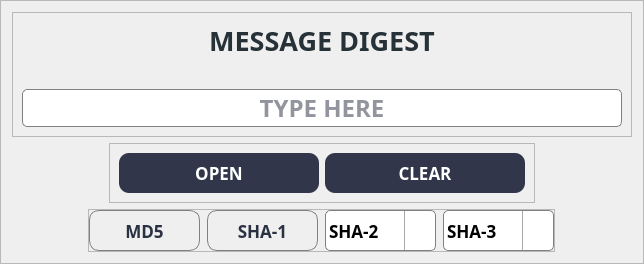
                       <widget class="QFrame" name="frame_9">
                        <property name="maximumSize">
                         <size>
                          <width>1050</width>
                          <height>300</height>
                         </size>
                        </property>
                        <property name="baseSize">
                         <size>
                          <width>1050</width>
                          <height>300</height>
                         </size>
                        </property>
                        <property name="styleSheet">
                         <string notr="true"/>
                        </property>
                        <property name="frameShape">
                         <enum>QFrame::StyledPanel</enum>
                        </property>
                        <property name="frameShadow">
                         <enum>QFrame::Raised</enum>
                        </property>
                        <layout class="QVBoxLayout" name="verticalLayout_20">
                         <item>
                          <widget class="QFrame" name="frame_11">
                           <property name="frameShape">
                            <enum>QFrame::StyledPanel</enum>
                           </property>
                           <property name="frameShadow">
                            <enum>QFrame::Raised</enum>
                           </property>
                           <layout class="QVBoxLayout" name="verticalLayout_21">
                            <property name="spacing">
                             <number>30</number>
                            </property>
                            <item alignment="Qt::AlignHCenter|Qt::AlignTop">
                             <widget class="QLabel" name="label_digest">
                              <property name="font">
                               <font>
                                <family>Bahnschrift SemiBold</family>
                                <pointsize>20</pointsize>
                                <weight>75</weight>
                                <bold>true</bold>
                               </font>
                              </property>
                              <property name="styleSheet">
                               <string notr="true">color: rgb(38, 50, 56);</string>
                              </property>
                              <property name="text">
                               <string>MESSAGE DIGEST</string>
                              </property>
                              <property name="alignment">
                               <set>Qt::AlignCenter</set>
                              </property>
                             </widget>
                            </item>
                            <item>
                             <widget class="QLineEdit" name="lineEdit_digest">
                              <property name="minimumSize">
                               <size>
                                <width>600</width>
                                <height>35</height>
                               </size>
                              </property>
                              <property name="font">
                               <font>
                                <family>Bahnschrift SemiBold</family>
                                <pointsize>18</pointsize>
                                <weight>75</weight>
                                <bold>true</bold>
                               </font>
                              </property>
                              <property name="styleSheet">
                               <string notr="true">QLineEdit {
  border: 1px solid gray;
  color: rgba(40,43,61,255);
  border-radius: 5px;
}

QLineEdit:hover {
  border: 2px solid;
  border-color: rgba(0,143,255,255);
}
QLineEdit:focus {
  border: 1px solid;
  border-color: rgba(88,199,141,255);
}
</string>
                              </property>
                              <property name="alignment">
                               <set>Qt::AlignCenter</set>
                              </property>
                              <property name="placeholderText">
                               <string>TYPE HERE</string>
                              </property>
                             </widget>
                            </item>
                           </layout>
                          </widget>
                         </item>
                         <item alignment="Qt::AlignHCenter">
                          <widget class="QFrame" name="frame_12">
                           <property name="frameShape">
                            <enum>QFrame::StyledPanel</enum>
                           </property>
                           <property name="frameShadow">
                            <enum>QFrame::Raised</enum>
                           </property>
                           <layout class="QHBoxLayout" name="horizontalLayout_8">
                            <item>
                             <widget class="QPushButton" name="btn_openDigest">
                              <property name="minimumSize">
                               <size>
                                <width>200</width>
                                <height>40</height>
                               </size>
                              </property>
                              <property name="maximumSize">
                               <size>
                                <width>200</width>
                                <height>40</height>
                               </size>
                              </property>
                              <property name="font">
                               <font>
                                <family>Bahnschrift SemiBold</family>
                                <pointsize>13</pointsize>
                                <weight>75</weight>
                                <bold>true</bold>
                               </font>
                              </property>
                              <property name="cursor">
                               <cursorShape>PointingHandCursor</cursorShape>
                              </property>
                              <property name="styleSheet">
                               <string notr="true"> QPushButton{
		background-color: rgba(50,54,74,255);
        border-radius: 10px;
		color: rgb(255, 255, 255);
		
    }
QPushButton:hover {
	 border-radius: 10px;
	 background-color: rgba(0,143,255,255);
}
QPushButton:pressed {
	background-color: rgb(120, 120, 120);
	color: rgb(255, 255, 255);
}
</string>
                              </property>
                              <property name="text">
                               <string>OPEN</string>
                              </property>
                              <property name="icon">
                               <iconset>
                                <normaloff>../icons/icon-folder.png</normaloff>../icons/icon-folder.png</iconset>
                              </property>
                              <property name="iconSize">
                               <size>
                                <width>30</width>
                                <height>30</height>
                               </size>
                              </property>
                             </widget>
                            </item>
                            <item>
                             <widget class="QPushButton" name="btn_clearDigest">
                              <property name="minimumSize">
                               <size>
                                <width>200</width>
                                <height>40</height>
                               </size>
                              </property>
                              <property name="maximumSize">
                               <size>
                                <width>200</width>
                                <height>40</height>
                               </size>
                              </property>
                              <property name="font">
                               <font>
                                <family>Bahnschrift SemiBold</family>
                                <pointsize>13</pointsize>
                                <weight>75</weight>
                                <bold>true</bold>
                               </font>
                              </property>
                              <property name="cursor">
                               <cursorShape>PointingHandCursor</cursorShape>
                              </property>
                              <property name="styleSheet">
                               <string notr="true"> QPushButton{
		background-color: rgba(50,54,74,255);
        border-radius: 10px;
		color: rgb(255, 255, 255);
 }
QPushButton:hover {
	 border-radius: 10px;
	 background-color: rgba(0,143,255,255);
}
QPushButton:pressed {
	background-color: rgb(120, 120, 120);
	color: rgb(255, 255, 255);
}
</string>
                              </property>
                              <property name="text">
                               <string>CLEAR</string>
                              </property>
                              <property name="icon">
                               <iconset>
                                <normaloff>../icons/icon-clear.png</normaloff>../icons/icon-clear.png</iconset>
                              </property>
                              <property name="iconSize">
                               <size>
                                <width>30</width>
                                <height>30</height>
                               </size>
                              </property>
                             </widget>
                            </item>
                           </layout>
                          </widget>
                         </item>
                         <item alignment="Qt::AlignHCenter">
                          <widget class="QFrame" name="frame_13">
                           <property name="frameShape">
                            <enum>QFrame::StyledPanel</enum>
                           </property>
                           <property name="frameShadow">
                            <enum>QFrame::Raised</enum>
                           </property>
                           <layout class="QHBoxLayout" name="horizontalLayout_9">
                            <property name="spacing">
                             <number>7</number>
                            </property>
                            <property name="leftMargin">
                             <number>0</number>
                            </property>
                            <property name="topMargin">
                             <number>0</number>
                            </property>
                            <property name="rightMargin">
                             <number>0</number>
                            </property>
                            <property name="bottomMargin">
                             <number>0</number>
                            </property>
                            <item>
                             <widget class="QPushButton" name="btn_md5">
                              <property name="minimumSize">
                               <size>
                                <width>111</width>
                                <height>41</height>
                               </size>
                              </property>
                              <property name="maximumSize">
                               <size>
                                <width>111</width>
                                <height>41</height>
                               </size>
                              </property>
                              <property name="font">
                               <font>
                                <family>Bahnschrift SemiBold</family>
                                <pointsize>13</pointsize>
                                <weight>75</weight>
                                <bold>true</bold>
                               </font>
                              </property>
                              <property name="cursor">
                               <cursorShape>PointingHandCursor</cursorShape>
                              </property>
                              <property name="styleSheet">
                               <string notr="true">QPushButton{
		 border: 1px solid gray;
  		color: rgb(42, 49, 66);
    }
 QPushButton{
        border-radius: 10px;
    }
QPushButton:hover {
	border: 1px solid;
   border-color:  rgba(0,143,255,255);
}
QPushButton:focus {
  border: 1px solid;
  border-color:  rgba(0,143,255,255);
}
</string>
                              </property>
                              <property name="text">
                               <string>MD5</string>
                              </property>
                             </widget>
                            </item>
                            <item>
                             <widget class="QPushButton" name="btn_sha1">
                              <property name="minimumSize">
                               <size>
                                <width>111</width>
                                <height>41</height>
                               </size>
                              </property>
                              <property name="maximumSize">
                               <size>
                                <width>111</width>
                                <height>41</height>
                               </size>
                              </property>
                              <property name="font">
                               <font>
                                <family>Bahnschrift SemiBold</family>
                                <pointsize>13</pointsize>
                                <weight>75</weight>
                                <bold>true</bold>
                               </font>
                              </property>
                              <property name="cursor">
                               <cursorShape>PointingHandCursor</cursorShape>
                              </property>
                              <property name="styleSheet">
                               <string notr="true">QPushButton{
		 border: 1px solid gray;
  		color: rgb(42, 49, 66);
    }
 QPushButton{
        border-radius: 10px;
    }
QPushButton:hover {
	border: 1px solid;
   border-color:  rgba(0,143,255,255);
}
QPushButton:focus {
  border: 1px solid;
  border-color:  rgba(0,143,255,255);
}
</string>
                              </property>
                              <property name="text">
                               <string>SHA-1</string>
                              </property>
                             </widget>
                            </item>
                            <item>
                             <widget class="QComboBox" name="dropdown_sha2">
                              <property name="minimumSize">
                               <size>
                                <width>101</width>
                                <height>41</height>
                               </size>
                              </property>
                              <property name="maximumSize">
                               <size>
                                <width>111</width>
                                <height>41</height>
                               </size>
                              </property>
                              <property name="font">
                               <font>
                                <family>Bahnschrift SemiBold</family>
                                <pointsize>13</pointsize>
                                <weight>75</weight>
                                <bold>true</bold>
                               </font>
                              </property>
                              <property name="cursor">
                               <cursorShape>PointingHandCursor</cursorShape>
                              </property>
                              <property name="styleSheet">
                               <string notr="true">QComboBox {
        border: 1px solid gray;
        border-radius: 5px;
        padding: 1px 18px 1px 3px;
        min-width: 6em;


 }
 QComboBox:drop-down {
	subcontrol-origin: padding;
	subcontrol-position: top right;
	width: 30px;
	border-left-width: 1px;
	border-left-color: darkgray;
	border-left-style: solid;
	border-top-right-radius: 3px;
	border-bottom-right-radius: 3px;	
}
QComboBox::down-arrow {
	
	image: url(D:/ISAN Security Gizmo Box/assets/icons/Icon_down.png);

}
QComboBox:hover {
	border: 1px solid;
   border-color:  rgba(0,143,255,255);
}

</string>
                              </property>
                              <property name="iconSize">
                               <size>
                                <width>10</width>
                                <height>10</height>
                               </size>
                              </property>
                              <item>
                               <property name="text">
                                <string>SHA-2</string>
                               </property>
                              </item>
                              <item>
                               <property name="text">
                                <string>224 BIT</string>
                               </property>
                              </item>
                              <item>
                               <property name="text">
                                <string>256 BIT</string>
                               </property>
                              </item>
                              <item>
                               <property name="text">
                                <string>384 BIT</string>
                               </property>
                              </item>
                              <item>
                               <property name="text">
                                <string>512 BIT</string>
                               </property>
                              </item>
                             </widget>
                            </item>
                            <item>
                             <widget class="QComboBox" name="dropdown_sha3">
                              <property name="minimumSize">
                               <size>
                                <width>101</width>
                                <height>41</height>
                               </size>
                              </property>
                              <property name="maximumSize">
                               <size>
                                <width>111</width>
                                <height>41</height>
                               </size>
                              </property>
                              <property name="font">
                               <font>
                                <family>Bahnschrift SemiBold</family>
                                <pointsize>13</pointsize>
                                <weight>75</weight>
                                <bold>true</bold>
                               </font>
                              </property>
                              <property name="cursor">
                               <cursorShape>PointingHandCursor</cursorShape>
                              </property>
                              <property name="styleSheet">
                               <string notr="true">QComboBox {
        border: 1px solid gray;
        border-radius: 5px;
        padding: 1px 18px 1px 3px;
        min-width: 6em;

 }
 QComboBox:drop-down {
	subcontrol-origin: padding;
	subcontrol-position: top right;
	width: 30px;
	border-left-width: 1px;
	border-left-color: darkgray;
	border-left-style: solid;
	border-top-right-radius: 3px;
	border-bottom-right-radius: 3px;	
}
QComboBox::down-arrow {
	
	image: url(D:/ISAN Security Gizmo Box/assets/icons/Icon_down.png);
}
QComboBox:hover {
	border: 1px solid;
   border-color:  rgba(0,143,255,255);
}

</string>
                              </property>
                              <property name="iconSize">
                               <size>
                                <width>10</width>
                                <height>10</height>
                               </size>
                              </property>
                              <item>
                               <property name="text">
                                <string>SHA-3</string>
                               </property>
                              </item>
                              <item>
                               <property name="text">
                                <string>224 BIT</string>
                               </property>
                              </item>
                              <item>
                               <property name="text">
                                <string>256 BIT</string>
                               </property>
                              </item>
                              <item>
                               <property name="text">
                                <string>384 BIT</string>
                               </property>
                              </item>
                              <item>
                               <property name="text">
                                <string>512 BIT</string>
                               </property>
                              </item>
                             </widget>
                            </item>
                           </layout>
                          </widget>
                         </item>
                        </layout>
                       </widget>
